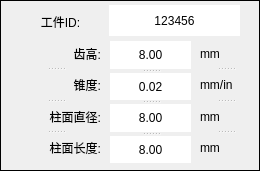
      <widget class="QFrame" name="frame_6">
       <property name="geometry">
        <rect>
         <x>0</x>
         <y>353</y>
         <width>260</width>
         <height>171</height>
        </rect>
       </property>
       <property name="frameShape">
        <enum>QFrame::Box</enum>
       </property>
       <property name="frameShadow">
        <enum>QFrame::Plain</enum>
       </property>
       <widget class="QLabel" name="label_11">
        <property name="geometry">
         <rect>
          <x>10</x>
          <y>1</y>
          <width>101</width>
          <height>41</height>
         </rect>
        </property>
        <property name="styleSheet">
         <string notr="true">font: 14pt &quot;黑体&quot;;</string>
        </property>
        <property name="text">
         <string>工件ID:</string>
        </property>
        <property name="alignment">
         <set>Qt::AlignCenter</set>
        </property>
       </widget>
       <widget class="QLabel" name="label_12">
        <property name="geometry">
         <rect>
          <x>109</x>
          <y>5</y>
          <width>131</width>
          <height>31</height>
         </rect>
        </property>
        <property name="styleSheet">
         <string notr="true">background-color: rgb(255, 255, 255);
font: 14pt &quot;Times New Roman&quot;;</string>
        </property>
        <property name="text">
         <string>123456</string>
        </property>
        <property name="alignment">
         <set>Qt::AlignCenter</set>
        </property>
       </widget>
       <widget class="QSplitter" name="splitter_4">
        <property name="geometry">
         <rect>
          <x>10</x>
          <y>40</y>
          <width>91</width>
          <height>121</height>
         </rect>
        </property>
        <property name="orientation">
         <enum>Qt::Vertical</enum>
        </property>
        <widget class="QLabel" name="label_13">
         <property name="styleSheet">
          <string notr="true">font: 12pt &quot;黑体&quot;;</string>
         </property>
         <property name="text">
          <string>齿高:</string>
         </property>
         <property name="alignment">
          <set>Qt::AlignRight|Qt::AlignTrailing|Qt::AlignVCenter</set>
         </property>
        </widget>
        <widget class="QLabel" name="label_14">
         <property name="styleSheet">
          <string notr="true">font: 12pt &quot;黑体&quot;;</string>
         </property>
         <property name="text">
          <string>锥度:</string>
         </property>
         <property name="alignment">
          <set>Qt::AlignRight|Qt::AlignTrailing|Qt::AlignVCenter</set>
         </property>
        </widget>
        <widget class="QLabel" name="label_15">
         <property name="styleSheet">
          <string notr="true">font: 12pt &quot;黑体&quot;;</string>
         </property>
         <property name="text">
          <string>柱面直径:</string>
         </property>
         <property name="alignment">
          <set>Qt::AlignRight|Qt::AlignTrailing|Qt::AlignVCenter</set>
         </property>
        </widget>
        <widget class="QLabel" name="label_16">
         <property name="styleSheet">
          <string notr="true">font: 12pt &quot;黑体&quot;;</string>
         </property>
         <property name="text">
          <string>柱面长度:</string>
         </property>
         <property name="alignment">
          <set>Qt::AlignRight|Qt::AlignTrailing|Qt::AlignVCenter</set>
         </property>
        </widget>
       </widget>
       <widget class="QSplitter" name="splitter_5">
        <property name="geometry">
         <rect>
          <x>110</x>
          <y>41</y>
          <width>81</width>
          <height>122</height>
         </rect>
        </property>
        <property name="orientation">
         <enum>Qt::Vertical</enum>
        </property>
        <widget class="QLabel" name="label_17">
         <property name="styleSheet">
          <string notr="true">background-color: rgb(255, 255, 255);
font: 14pt &quot;Times New Roman&quot;;</string>
         </property>
         <property name="text">
          <string>8.00</string>
         </property>
         <property name="alignment">
          <set>Qt::AlignCenter</set>
         </property>
        </widget>
        <widget class="QLabel" name="label_20">
         <property name="styleSheet">
          <string notr="true">background-color: rgb(255, 255, 255);
font: 14pt &quot;Times New Roman&quot;;</string>
         </property>
         <property name="text">
          <string>0.02</string>
         </property>
         <property name="alignment">
          <set>Qt::AlignCenter</set>
         </property>
        </widget>
        <widget class="QLabel" name="label_21">
         <property name="styleSheet">
          <string notr="true">background-color: rgb(255, 255, 255);
font: 14pt &quot;Times New Roman&quot;;</string>
         </property>
         <property name="text">
          <string>8.00</string>
         </property>
         <property name="alignment">
          <set>Qt::AlignCenter</set>
         </property>
        </widget>
        <widget class="QLabel" name="label_22">
         <property name="styleSheet">
          <string notr="true">background-color: rgb(255, 255, 255);
font: 14pt &quot;Times New Roman&quot;;</string>
         </property>
         <property name="text">
          <string>8.00</string>
         </property>
         <property name="alignment">
          <set>Qt::AlignCenter</set>
         </property>
        </widget>
       </widget>
       <widget class="QSplitter" name="splitter_8">
        <property name="geometry">
         <rect>
          <x>200</x>
          <y>40</y>
          <width>51</width>
          <height>121</height>
         </rect>
        </property>
        <property name="orientation">
         <enum>Qt::Vertical</enum>
        </property>
        <widget class="QLabel" name="label_3">
         <property name="styleSheet">
          <string notr="true">font: 12pt &quot;Times New Roman&quot;;</string>
         </property>
         <property name="text">
          <string>mm</string>
         </property>
        </widget>
        <widget class="QLabel" name="label_4">
         <property name="styleSheet">
          <string notr="true">font: 12pt &quot;Times New Roman&quot;;</string>
         </property>
         <property name="text">
          <string>mm/in</string>
         </property>
        </widget>
        <widget class="QLabel" name="label_5">
         <property name="styleSheet">
          <string notr="true">font: 12pt &quot;Times New Roman&quot;;</string>
         </property>
         <property name="text">
          <string>mm</string>
         </property>
        </widget>
        <widget class="QLabel" name="label_6">
         <property name="styleSheet">
          <string notr="true">font: 12pt &quot;Times New Roman&quot;;</string>
         </property>
         <property name="text">
          <string>mm</string>
         </property>
        </widget>
       </widget>
      </widget>
